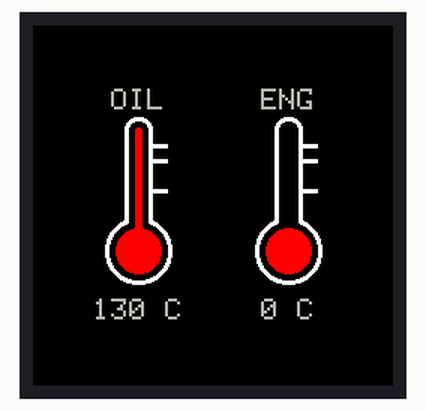
Bench run of a sketch on a simulated ESP32. Parts: 240×240 colour display.

Above: at 0.55 s.
At 5.39 s:
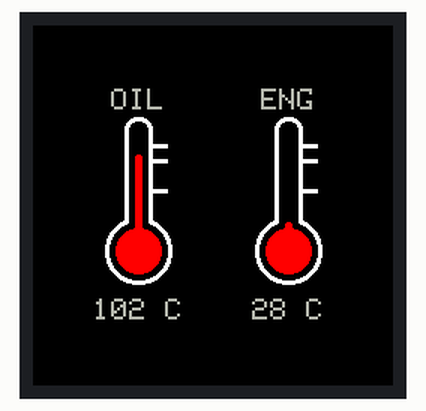
At 10.23 s:
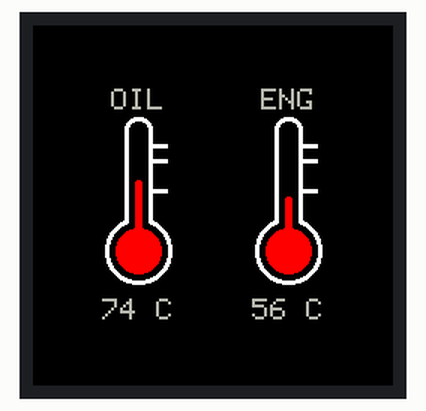
At 19.9 s:
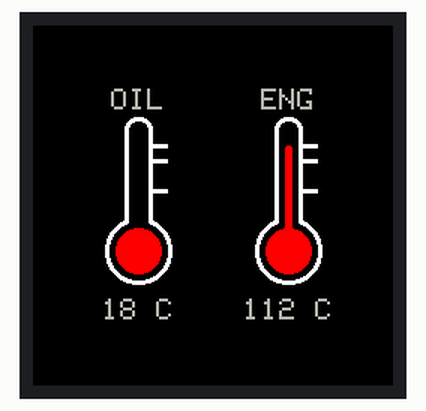
At 29.58 s:
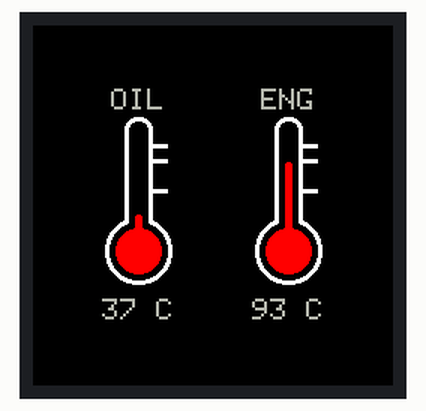
At 39.61 s:
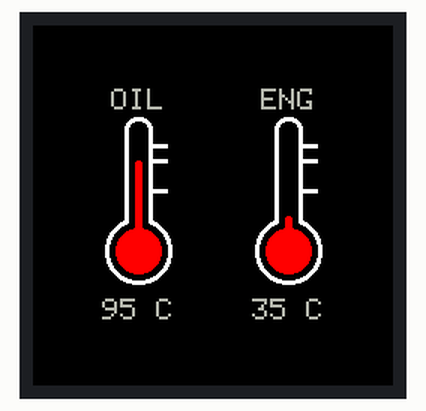

The sketch:

esp_temp.ino
```cpp
#include <SPI.h>

#include <TFT_eSPI.h>       // Hardware-specific library

TFT_eSPI tft = TFT_eSPI();  // Invoke custom library
TFT_eSprite back = TFT_eSprite(&tft);

int oil_temper = 130;
int eng_temper = 0;
boolean up = true;
void setup(void) {
  tft.init();
  tft.fillScreen(TFT_BLACK);
  tft.setPivot(120, 120);
  back.setColorDepth(8);      // Create an 8bpp Sprite of 60x30 pixels
  back.createSprite(240, 240);  // 8bpp requires 64 * 30 = 1920 bytes
  back.fillSprite(TFT_BLACK);

}

void loop() {

  back.fillSprite(TFT_BLACK);
  back.drawSmoothArc(70,150,22,20,200,160,0xffff,TFT_TRANSPARENT);
  back.drawSmoothArc(70,70,9,7,90,270,0xffff,TFT_TRANSPARENT);
  back.drawWideLine(62, 70, 62, 130, 3, 0xffff);
  back.drawWideLine(78, 70, 78, 130, 3, 0xffff);
  back.drawWideLine(78, 80, 88, 80, 3, 0xffff);
  back.drawWideLine(78, 90, 88, 90, 3, 0xffff);
  back.drawWideLine(78, 110, 88, 110, 3, 0xffff);
  back.fillSmoothCircle(70, 150, 15, 0xf800, TFT_TRANSPARENT);
  back.drawWideLine(70, 160, 70,max(150-(oil_temper*80/130),70),5,0xf800);
  back.setTextColor(0xA534);
  back.setTextDatum(MC_DATUM);
  back.setTextSize(2);
  back.drawString(String(oil_temper)+" C",70,190);
  back.drawString("OIL",70,50);


   back.drawSmoothArc(170,150,22,20,200,160,0xffff,TFT_TRANSPARENT);
  back.drawSmoothArc(170,70,9,7,90,270,0xffff,TFT_TRANSPARENT);
  back.drawWideLine(162, 70, 162, 130, 3, 0xffff);
  back.drawWideLine(178, 70, 178, 130, 3, 0xffff);
  back.drawWideLine(178, 80, 188, 80, 3, 0xffff);
  back.drawWideLine(178, 90, 188, 90, 3, 0xffff);
  back.drawWideLine(178, 110, 188, 110, 3, 0xffff);
  back.fillSmoothCircle(170, 150, 15, 0xf800, TFT_TRANSPARENT);
  back.drawWideLine(170, 160, 170,max(150-(eng_temper*80/130),70),5,0xf800);
  back.setTextColor(0xA534);
  back.setTextDatum(MC_DATUM);
  back.setTextSize(2);
  back.drawString(String(eng_temper)+" C",170,190);
  back.drawString("ENG",170,50);

  back.pushSprite(0,0,TFT_TRANSPARENT);

  if(up)
  {
    if(eng_temper>=130)
    {
      up=!up;
    }
    else
    {
      eng_temper+=1;
      oil_temper-=1;
    }
  }
  else
  {
    if(eng_temper<=0)
    {
      up=!up;
    }
    else
    {
     eng_temper-=1;
      oil_temper+=1;
    }
  }

}
```
